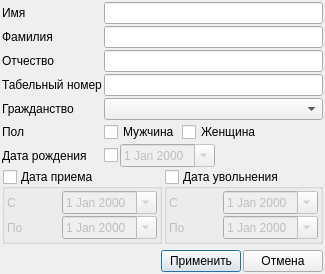
<?xml version="1.0" encoding="UTF-8"?>
<ui version="4.0">
 <class>Dialog</class>
 <widget class="QDialog" name="Dialog">
  <property name="geometry">
   <rect>
    <x>0</x>
    <y>0</y>
    <width>325</width>
    <height>274</height>
   </rect>
  </property>
  <property name="windowTitle">
   <string>Фильтр</string>
  </property>
  <layout class="QGridLayout" name="gridLayout">
   <property name="leftMargin">
    <number>2</number>
   </property>
   <property name="topMargin">
    <number>2</number>
   </property>
   <property name="rightMargin">
    <number>2</number>
   </property>
   <property name="bottomMargin">
    <number>2</number>
   </property>
   <property name="spacing">
    <number>2</number>
   </property>
   <item row="5" column="1">
    <layout class="QHBoxLayout" name="horizontalLayout">
     <item>
      <widget class="QCheckBox" name="cb_sex_m">
       <property name="text">
        <string>Мужчина</string>
       </property>
      </widget>
     </item>
     <item>
      <widget class="QCheckBox" name="cb_sex_f">
       <property name="text">
        <string>Женщина</string>
       </property>
      </widget>
     </item>
     <item>
      <spacer name="horizontalSpacer">
       <property name="orientation">
        <enum>Qt::Horizontal</enum>
       </property>
       <property name="sizeHint" stdset="0">
        <size>
         <width>40</width>
         <height>20</height>
        </size>
       </property>
      </spacer>
     </item>
    </layout>
   </item>
   <item row="6" column="0">
    <widget class="QLabel" name="label_6">
     <property name="text">
      <string>Дата рождения</string>
     </property>
    </widget>
   </item>
   <item row="3" column="0">
    <widget class="QLabel" name="label_7">
     <property name="text">
      <string>Табельный номер</string>
     </property>
    </widget>
   </item>
   <item row="2" column="0">
    <widget class="QLabel" name="label_3">
     <property name="text">
      <string>Отчество</string>
     </property>
    </widget>
   </item>
   <item row="2" column="1">
    <widget class="QLineEdit" name="le_info_middle_name"/>
   </item>
   <item row="1" column="0">
    <widget class="QLabel" name="label_2">
     <property name="text">
      <string>Фамилия</string>
     </property>
    </widget>
   </item>
   <item row="4" column="1">
    <widget class="QComboBox" name="cb_info_country"/>
   </item>
   <item row="0" column="0">
    <widget class="QLabel" name="label">
     <property name="text">
      <string>Имя</string>
     </property>
    </widget>
   </item>
   <item row="0" column="1">
    <widget class="QLineEdit" name="le_info_first_name"/>
   </item>
   <item row="1" column="1">
    <widget class="QLineEdit" name="le_info_last_name"/>
   </item>
   <item row="4" column="0">
    <widget class="QLabel" name="label_4">
     <property name="text">
      <string>Гражданство</string>
     </property>
    </widget>
   </item>
   <item row="3" column="1">
    <widget class="QLineEdit" name="le_info_id"/>
   </item>
   <item row="5" column="0">
    <widget class="QLabel" name="label_5">
     <property name="text">
      <string>Пол</string>
     </property>
    </widget>
   </item>
   <item row="6" column="1">
    <layout class="QHBoxLayout" name="horizontalLayout_2">
     <item>
      <widget class="QCheckBox" name="cb_date">
       <property name="text">
        <string/>
       </property>
      </widget>
     </item>
     <item>
      <widget class="QDateEdit" name="de_info_birth">
       <property name="enabled">
        <bool>false</bool>
       </property>
       <property name="calendarPopup">
        <bool>true</bool>
       </property>
      </widget>
     </item>
     <item>
      <spacer name="horizontalSpacer_2">
       <property name="orientation">
        <enum>Qt::Horizontal</enum>
       </property>
       <property name="sizeHint" stdset="0">
        <size>
         <width>40</width>
         <height>20</height>
        </size>
       </property>
      </spacer>
     </item>
    </layout>
   </item>
   <item row="7" column="0" colspan="2">
    <layout class="QHBoxLayout" name="horizontalLayout_3">
     <item>
      <widget class="QGroupBox" name="gp_date_recruitment">
       <property name="title">
        <string>Дата приема</string>
       </property>
       <property name="checkable">
        <bool>true</bool>
       </property>
       <property name="checked">
        <bool>false</bool>
       </property>
       <layout class="QGridLayout" name="gridLayout_6">
        <property name="leftMargin">
         <number>2</number>
        </property>
        <property name="topMargin">
         <number>2</number>
        </property>
        <property name="rightMargin">
         <number>2</number>
        </property>
        <property name="bottomMargin">
         <number>2</number>
        </property>
        <property name="spacing">
         <number>2</number>
        </property>
        <item row="0" column="1">
         <widget class="QDateEdit" name="de_date_recruitment_from">
          <property name="wrapping">
           <bool>false</bool>
          </property>
          <property name="frame">
           <bool>true</bool>
          </property>
          <property name="buttonSymbols">
           <enum>QAbstractSpinBox::UpDownArrows</enum>
          </property>
          <property name="accelerated">
           <bool>false</bool>
          </property>
          <property name="calendarPopup">
           <bool>true</bool>
          </property>
         </widget>
        </item>
        <item row="1" column="1">
         <widget class="QDateEdit" name="de_date_recruitment_to">
          <property name="calendarPopup">
           <bool>true</bool>
          </property>
         </widget>
        </item>
        <item row="0" column="0">
         <widget class="QLabel" name="label_8">
          <property name="text">
           <string>С</string>
          </property>
         </widget>
        </item>
        <item row="1" column="0">
         <widget class="QLabel" name="label_9">
          <property name="text">
           <string>По</string>
          </property>
         </widget>
        </item>
       </layout>
      </widget>
     </item>
     <item>
      <widget class="QGroupBox" name="gp_date_leave">
       <property name="title">
        <string>Дата увольнения</string>
       </property>
       <property name="checkable">
        <bool>true</bool>
       </property>
       <property name="checked">
        <bool>false</bool>
       </property>
       <layout class="QGridLayout" name="gridLayout_7">
        <property name="leftMargin">
         <number>2</number>
        </property>
        <property name="topMargin">
         <number>2</number>
        </property>
        <property name="rightMargin">
         <number>2</number>
        </property>
        <property name="bottomMargin">
         <number>2</number>
        </property>
        <property name="spacing">
         <number>2</number>
        </property>
        <item row="0" column="1">
         <widget class="QDateEdit" name="de_date_leave_from">
          <property name="wrapping">
           <bool>false</bool>
          </property>
          <property name="frame">
           <bool>true</bool>
          </property>
          <property name="buttonSymbols">
           <enum>QAbstractSpinBox::UpDownArrows</enum>
          </property>
          <property name="accelerated">
           <bool>false</bool>
          </property>
          <property name="calendarPopup">
           <bool>true</bool>
          </property>
         </widget>
        </item>
        <item row="1" column="1">
         <widget class="QDateEdit" name="de_date_leave_to">
          <property name="calendarPopup">
           <bool>true</bool>
          </property>
         </widget>
        </item>
        <item row="0" column="0">
         <widget class="QLabel" name="label_10">
          <property name="text">
           <string>С</string>
          </property>
         </widget>
        </item>
        <item row="1" column="0">
         <widget class="QLabel" name="label_11">
          <property name="text">
           <string>По</string>
          </property>
         </widget>
        </item>
       </layout>
      </widget>
     </item>
    </layout>
   </item>
   <item row="9" column="0" colspan="2">
    <layout class="QHBoxLayout" name="horizontalLayout_4">
     <item>
      <spacer name="horizontalSpacer_3">
       <property name="orientation">
        <enum>Qt::Horizontal</enum>
       </property>
       <property name="sizeHint" stdset="0">
        <size>
         <width>40</width>
         <height>20</height>
        </size>
       </property>
      </spacer>
     </item>
     <item>
      <widget class="QPushButton" name="pushButton_2">
       <property name="text">
        <string>Применить</string>
       </property>
      </widget>
     </item>
     <item>
      <widget class="QPushButton" name="pushButton">
       <property name="text">
        <string>Отмена</string>
       </property>
      </widget>
     </item>
    </layout>
   </item>
   <item row="8" column="0">
    <spacer name="verticalSpacer">
     <property name="orientation">
      <enum>Qt::Vertical</enum>
     </property>
     <property name="sizeHint" stdset="0">
      <size>
       <width>20</width>
       <height>40</height>
      </size>
     </property>
    </spacer>
   </item>
  </layout>
 </widget>
 <resources/>
 <connections>
  <connection>
   <sender>pushButton</sender>
   <signal>clicked()</signal>
   <receiver>Dialog</receiver>
   <slot>ui_can()</slot>
   <hints>
    <hint type="sourcelabel">
     <x>303</x>
     <y>257</y>
    </hint>
    <hint type="destinationlabel">
     <x>303</x>
     <y>322</y>
    </hint>
   </hints>
  </connection>
  <connection>
   <sender>pushButton_2</sender>
   <signal>clicked()</signal>
   <receiver>Dialog</receiver>
   <slot>ui_acc()</slot>
   <hints>
    <hint type="sourcelabel">
     <x>208</x>
     <y>269</y>
    </hint>
    <hint type="destinationlabel">
     <x>197</x>
     <y>318</y>
    </hint>
   </hints>
  </connection>
  <connection>
   <sender>cb_date</sender>
   <signal>clicked()</signal>
   <receiver>Dialog</receiver>
   <slot>ui_enabled_date()</slot>
   <hints>
    <hint type="sourcelabel">
     <x>117</x>
     <y>157</y>
    </hint>
    <hint type="destinationlabel">
     <x>375</x>
     <y>145</y>
    </hint>
   </hints>
  </connection>
 </connections>
 <slots>
  <slot>ui_acc()</slot>
  <slot>ui_can()</slot>
  <slot>ui_enabled_date()</slot>
 </slots>
</ui>
